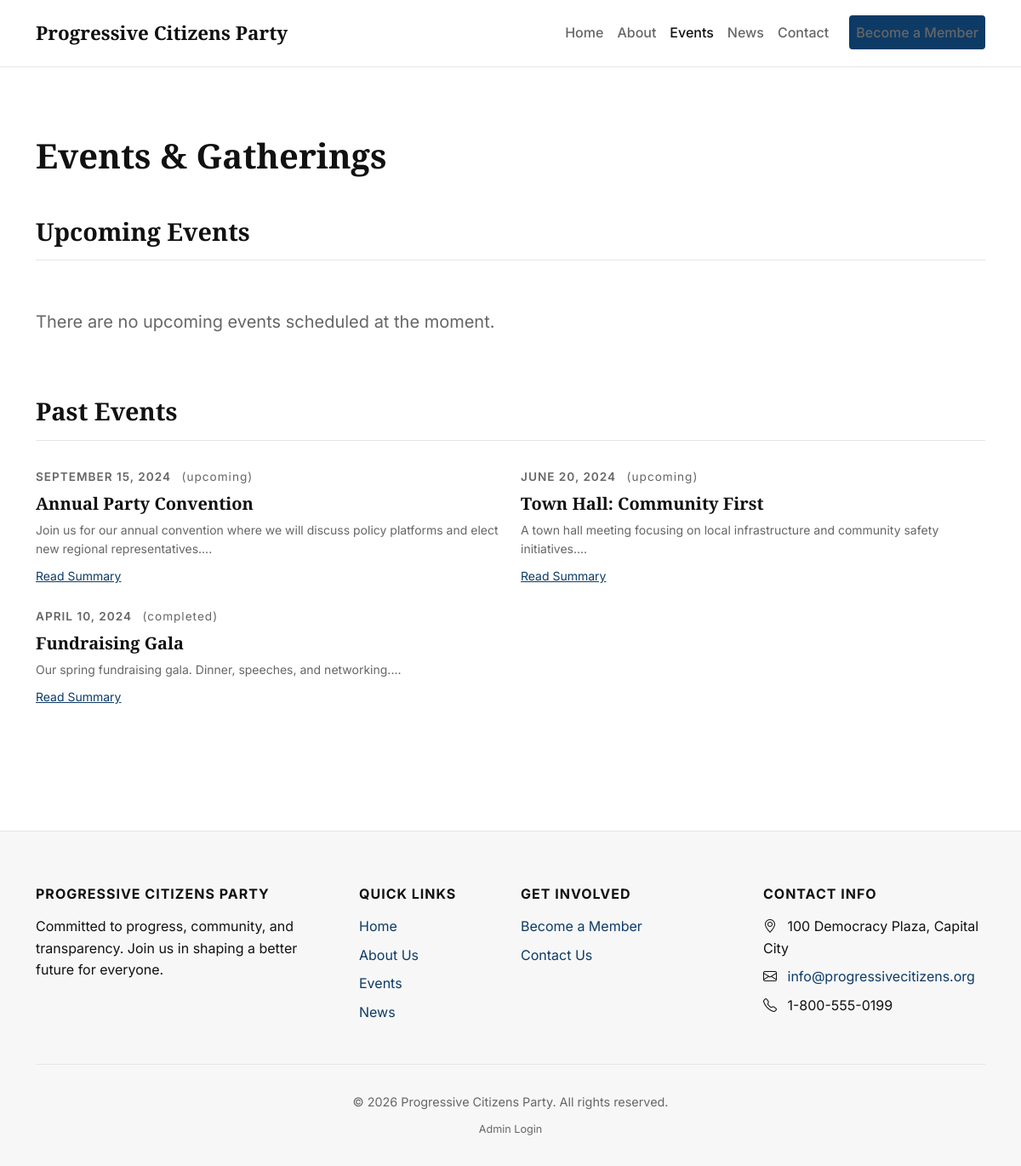
Screenshot of /events.php with the database file from the repository.
### tables this page shows
CREATE TABLE `settings` (
  `id` int(11) NOT NULL,
  `setting_key` varchar(50) NOT NULL,
  `setting_value` text DEFAULT NULL
);

CREATE TABLE `events` (
  `id` int(11) NOT NULL,
  `title` varchar(200) NOT NULL,
  `description` text NOT NULL,
  `event_date` date NOT NULL,
  `event_time` time NOT NULL,
  `location` varchar(255) NOT NULL,
  `image` varchar(255) DEFAULT NULL,
  `status` enum('Upcoming','Completed','Cancelled') NOT NULL DEFAULT 'Upcoming',
  `created_at` timestamp NOT NULL DEFAULT current_timestamp()
);

### includes/functions.php (called while the page is built, shortened)
<?php
function h($string) {
    return htmlspecialchars((string)$string, ENT_QUOTES, 'UTF-8');
}
function format_date($date, $format = 'F j, Y') {
    $d = new DateTime($date);
    return $d->format($format);
}
function get_setting($conn, $key) {
    $stmt = $conn->prepare("SELECT setting_value FROM settings WHERE setting_key = ?");
    $stmt->bind_param("s", $key);
    $stmt->execute();
    $result = $stmt->get_result();
    if ($row = $result->fetch_assoc()) {
        return $row['setting_value'];
    }
    return null;
}

### events.php (the view, shortened to what this page needs)
<?php
require_once 'includes/header.php';
require_once 'includes/navbar.php';
$events_stmt = $conn->query("SELECT id, title, description, event_date, event_time, location, image, status FROM events ORDER BY event_date ASC, event_time ASC");
$all_events = $events_stmt->fetch_all(MYSQLI_ASSOC);
$upcoming = [];
$past = [];
$current_date = date('Y-m-d');
foreach ($all_events as $evt) {
    if ($evt['status'] === 'Upcoming' && $evt['event_date'] >= $current_date) {
        $upcoming[] = $evt;
    } else {
        $past[] = $evt;
    }
}
?>
<main>
    <section class="section-padding">
        <div class="container">
            <h1 class="mb-5 text-center text-md-start">Events & Gatherings</h1>
            <h2 class="section-title">Upcoming Events</h2>
            <?php if (empty($upcoming)): ?>
                <p class="text-muted fs-5 py-4">There are no upcoming events scheduled at the moment.</p>
            <?php endif; ?>
            <?php if (!empty($past)): ?>
                <h2 class="section-title mt-5">Past Events</h2>
                <div class="row gy-4">
                    <?php
                    usort($past, function($a, $b) {
                        return strtotime($b['event_date']) - strtotime($a['event_date']);
                    });
                    foreach ($past as $event):
                    ?>
                        <div class="col-6 col-lg-6">
                            <div class="d-flex flex-column h-100">
                                <div class="editorial-date mb-2">
                                    <?= format_date($event['event_date']) ?>
                                    <span class="ms-2 text-lowercase fw-normal">(<?= h($event['status']) ?>)</span>
                                </div>
                                <h5 class="mb-2"><?= h($event['title']) ?></h5>
                                <p class="text-muted small mb-2 flex-grow-1"><?= h(substr($event['description'], 0, 120)) ?>...</p>
                                <div>
                                    <a href="<?= BASE_URL ?>event.php?id=<?= $event['id'] ?>" class="text-primary small text-decoration-underline">Read Summary</a>
                                </div>
                            </div>
                        </div>
                    <?php endforeach; ?>
                </div>
            <?php endif; ?>
        </div>
    </section>
</main>
<?php require_once 'includes/footer.php'; ?>

### includes/navbar.php (shortened to what this page needs)
<?php
$current_page = basename($_SERVER['PHP_SELF']);
?>
<nav class="navbar navbar-expand-lg sticky-top">
    <div class="container">
        <a class="navbar-brand" href="<?= BASE_URL ?>">
            <?= h(get_setting($conn, 'party_name') ?? APP_NAME) ?>
        </a>
        <div class="collapse navbar-collapse" id="mainNavbar">
            <ul class="navbar-nav ms-auto mb-2 mb-lg-0">
                <li class="nav-item">
                    <a class="nav-link <?= $current_page == 'index.php' ? 'active' : '' ?>" href="<?= BASE_URL ?>">Home</a>
                </li>
                <li class="nav-item">
                    <a class="nav-link <?= $current_page == 'about.php' ? 'active' : '' ?>" href="<?= BASE_URL ?>about.php">About</a>
                </li>
                <li class="nav-item">
                    <a class="nav-link <?= $current_page == 'events.php' ? 'active' : '' ?>" href="<?= BASE_URL ?>events.php">Events</a>
                </li>
                <li class="nav-item">
                    <a class="nav-link <?= $current_page == 'news.php' ? 'active' : '' ?>" href="<?= BASE_URL ?>news.php">News</a>
                </li>
                <li class="nav-item">
                    <a class="nav-link <?= $current_page == 'contact.php' ? 'active' : '' ?>" href="<?= BASE_URL ?>contact.php">Contact</a>
                </li>
                <li class="nav-item ms-lg-3">
                    <a class="btn btn-primary nav-link text-white" href="<?= BASE_URL ?>membership.php">Become a Member</a>
                </li>
            </ul>
        </div>
    </div>
</nav>

### includes/footer.php (shortened to what this page needs)
    <footer class="site-footer">
        <div class="container">
            <div class="row gy-4">
                <div class="col-lg-4 col-md-6">
                    <h5 class="mb-3"><?= h(get_setting($conn, 'party_name') ?? APP_NAME) ?></h5>
                    <p>Committed to progress, community, and transparency. Join us in shaping a better future for everyone.</p>
                </div>
                <div class="col-lg-2 col-md-6">
                    <h5 class="mb-3">Quick Links</h5>
                    <ul class="list-unstyled">
                        <li class="mb-2"><a href="<?= BASE_URL ?>">Home</a></li>
                        <li class="mb-2"><a href="<?= BASE_URL ?>about.php">About Us</a></li>
                        <li class="mb-2"><a href="<?= BASE_URL ?>events.php">Events</a></li>
                        <li class="mb-2"><a href="<?= BASE_URL ?>news.php">News</a></li>
                    </ul>
                </div>
                <div class="col-lg-3 col-md-6">
                    <h5 class="mb-3">Get Involved</h5>
                    <ul class="list-unstyled">
                        <li class="mb-2"><a href="<?= BASE_URL ?>membership.php">Become a Member</a></li>
                        <li class="mb-2"><a href="<?= BASE_URL ?>contact.php">Contact Us</a></li>
                    </ul>
                </div>
                <div class="col-lg-3 col-md-6">
                    <h5 class="mb-3">Contact Info</h5>
                    <ul class="list-unstyled">
                        <li class="mb-2"><i class="bi bi-geo-alt me-2"></i> <?= h(get_setting($conn, 'office_address')) ?></li>
                        <li class="mb-2"><i class="bi bi-envelope me-2"></i> <a href="mailto:<?= h(get_setting($conn, 'contact_email')) ?>"><?= h(get_setting($conn, 'contact_email')) ?></a></li>
                        <li class="mb-2"><i class="bi bi-telephone me-2"></i> <?= h(get_setting($conn, 'contact_phone')) ?></li>
                    </ul>
                </div>
            </div>
            <div class="footer-bottom text-center">
                <p class="mb-0">&copy; <?= date('Y') ?> <?= h(get_setting($conn, 'party_name') ?? APP_NAME) ?>. All rights reserved.</p>
                <div class="mt-2">
                    <small><a href="<?= BASE_URL ?>admin/login.php" class="text-muted text-decoration-none">Admin Login</a></small>
                </div>
            </div>
        </div>
    </footer>
</body>
</html>

### assets/css/style.css (style rules this page uses)
:root { --bg-color: #ffffff; --text-color: #111111; --text-muted: #666666; --border-color: #e5e5e5; --surface-color: #f7f7f7; --primary-color: #0d3b66; --font-sans: 'Inter', -apple-system, BlinkMacSystemFont, "Segoe UI", Roboto, "Helvetica Neue", Arial, sans-serif; --font-serif: 'Merriweather', Georgia, "Times New Roman", serif; --border-radius-sm: 2px; --border-radius-md: 4px; --border-radius-lg: 6px; }
body { background-color: var(--bg-color); color: var(--text-color); font-family: var(--font-sans); line-height: 1.6; -webkit-font-smoothing: antialiased; margin: 0; padding: 0; }
h1, h2, h3, h4, h5, h6 { font-family: var(--font-serif); font-weight: 700; color: var(--text-color); margin-bottom: 1rem; line-height: 1.2; }
a { color: var(--primary-color); text-decoration: none; transition: color 0.2s ease; }
.text-primary { color: var(--primary-color) !important; }
.text-muted { color: var(--text-muted) !important; }
.btn { border-radius: var(--border-radius-md); padding: 0.5rem 1.2rem; font-weight: 500; transition: all 0.2s ease; text-transform: none; }
.btn-primary { background-color: var(--primary-color); border-color: var(--primary-color); color: #ffffff; }
.navbar { background-color: var(--bg-color); border-bottom: 1px solid var(--border-color); padding: 1rem 0; }
.navbar-brand { font-family: var(--font-serif); font-weight: bold; color: var(--text-color) !important; font-size: 1.4rem; }
.nav-link { color: var(--text-muted) !important; font-weight: 500; }
.nav-link:hover, .nav-link.active { color: var(--text-color) !important; }
.section-padding { padding: 4rem 0; }
.section-title { font-size: 1.8rem; margin-bottom: 2rem; border-bottom: 1px solid var(--border-color); padding-bottom: 1rem; }
.editorial-date { font-family: var(--font-sans); font-size: 0.85rem; text-transform: uppercase; letter-spacing: 1px; color: var(--text-muted); margin-bottom: 0.5rem; font-weight: 600; }
.site-footer { background-color: var(--surface-color); border-top: 1px solid var(--border-color); padding: 4rem 0 2rem; margin-top: 4rem; }
.site-footer h5 { font-family: var(--font-sans); font-size: 1rem; text-transform: uppercase; letter-spacing: 1px; margin-bottom: 1.5rem; }
.site-footer ul { padding-left: 0; list-style: none; }
.site-footer ul li { margin-bottom: 0.8rem; }
.footer-bottom { border-top: 1px solid var(--border-color); padding-top: 2rem; margin-top: 2rem; font-size: 0.9rem; color: var(--text-muted); }
@media (min-width: 768px) { .section-padding { padding: 5rem 0; } }

### rows the page displays
settings: setting_value "Progressive Citizens Party", setting_value "PROGRESSIVE CITIZENS PARTY"
events: event_date "SEPTEMBER 15, 2024", status "upcoming", title "Annual Party Convention", description "Join us for our annual convention where we will discuss policy platforms and elect new regional representatives."
events: event_date "JUNE 20, 2024", status "upcoming", title "Town Hall: Community First", description "A town hall meeting focusing on local infrastructure and community safety initiatives."
events: event_date "APRIL 10, 2024", status "completed", title "Fundraising Gala", description "Our spring fundraising gala. Dinner, speeches, and networking."
settings: setting_value "100 Democracy Plaza, Capital City"
settings: setting_value "info@progressivecitizens.org"
settings: setting_value "1-800-555-0199"
